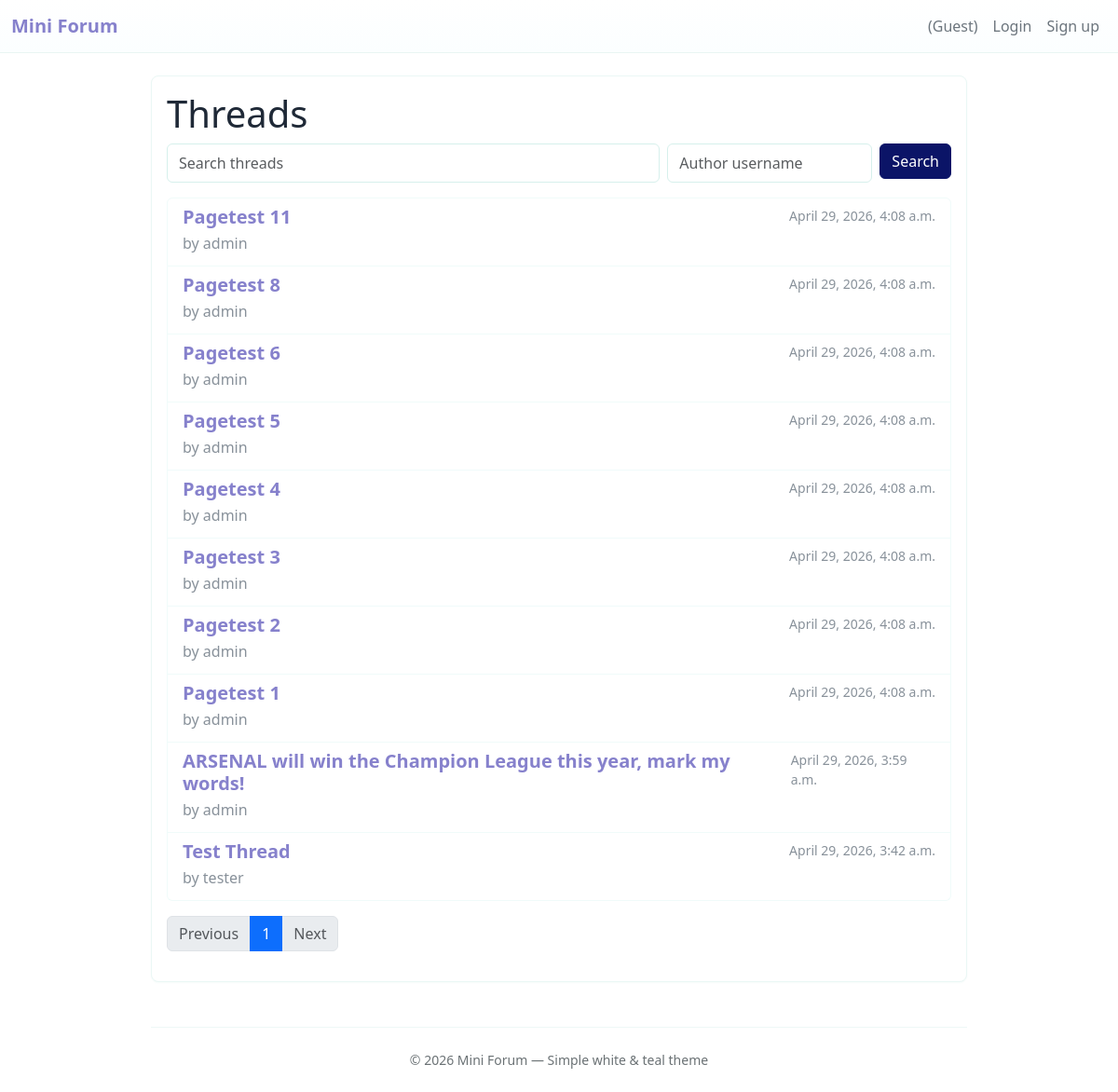
The app's page /, older data.
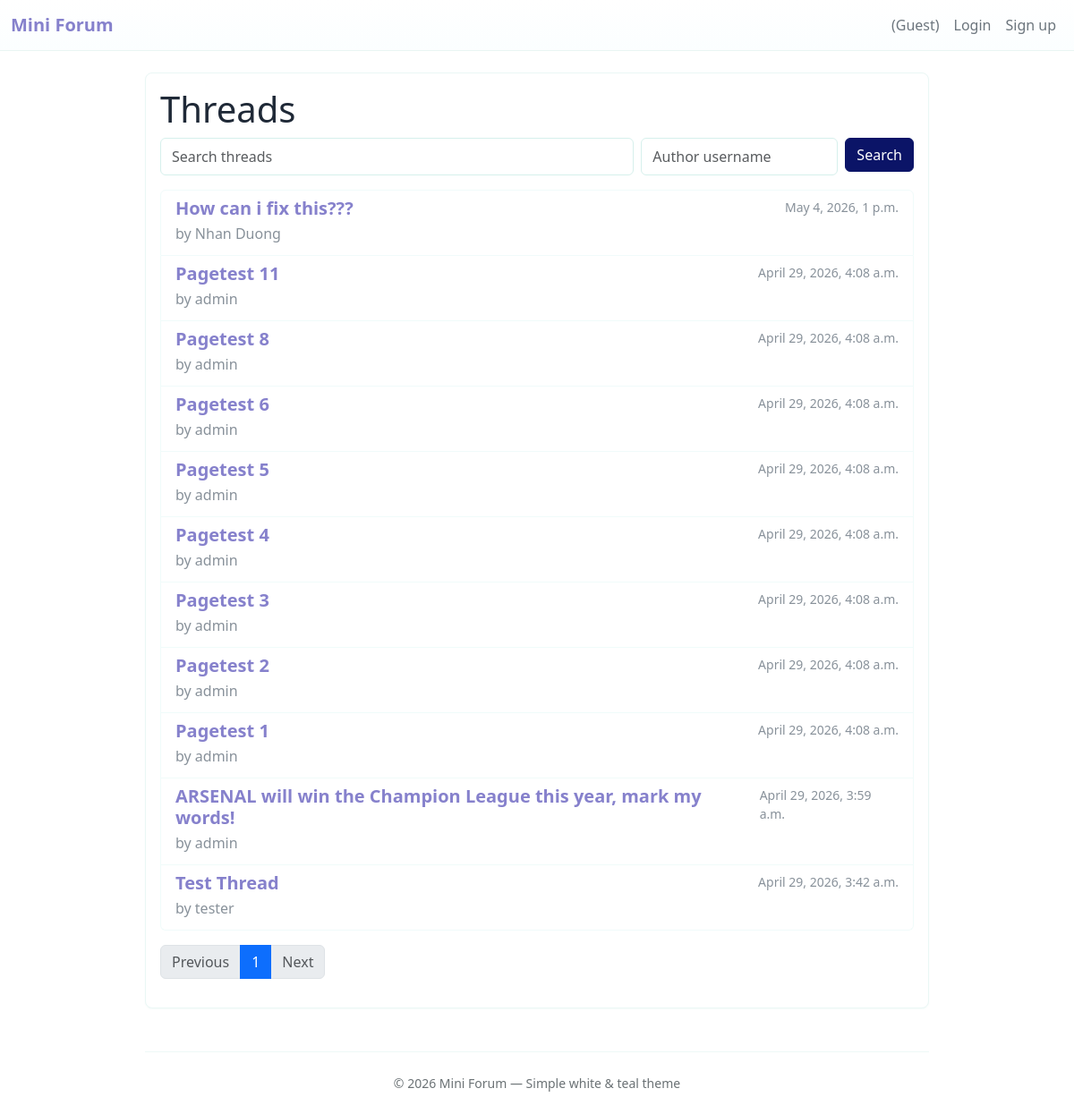
The same page, newer data.
### forum/models.py (models this page shows, shortened)
class Thread(models.Model):
    STATUS_PUBLISHED = "published"
    STATUS_HIDDEN = "hidden"
    STATUS_DELETED = "deleted"
    STATUS_CHOICES = [
        (STATUS_PUBLISHED, "Published"),
        (STATUS_HIDDEN, "Hidden"),
        (STATUS_DELETED, "Deleted"),
    ]
    title = models.CharField(max_length=255)
    content = models.TextField()
    author = models.ForeignKey(
        settings.AUTH_USER_MODEL, on_delete=models.CASCADE, related_name="threads"
    )
    status = models.CharField(
        max_length=16, choices=STATUS_CHOICES, default=STATUS_PUBLISHED
    )
    created_at = models.DateTimeField(default=timezone.now)
    updated_at = models.DateTimeField(auto_now=True)
    image = models.ImageField(upload_to="threads/", null=True, blank=True)

class User(AbstractUser):
    ROLE_GUEST = "guest"
    ROLE_MEMBER = "member"
    ROLE_MODERATOR = "moderator"
    ROLE_ADMIN = "admin"
    ROLE_CHOICES = [
        (ROLE_GUEST, "Guest"),
        (ROLE_MEMBER, "Member"),
        (ROLE_MODERATOR, "Moderator"),
        (ROLE_ADMIN, "Admin"),
    ]
    role = models.CharField(max_length=16, choices=ROLE_CHOICES, default=ROLE_MEMBER)
    avatar = models.ImageField(upload_to="avatars/", null=True, blank=True)
    bio = models.TextField(max_length=500, blank=True, default="")
    class Meta:
        db_table = "auth_user"
        verbose_name = "User"
        verbose_name_plural = "Users"
    def get_display_name(self):
        if self.first_name and self.last_name:
            return f"{self.first_name} {self.last_name}"
        elif self.first_name:
            return self.first_name
        return self.username
    def __str__(self):
        return self.get_display_name()

### forum/views.py (the view)
# urls.py: path("", views.index, name="index"),
def index(request):
    thread_list = Thread.objects.filter(status=Thread.STATUS_PUBLISHED).order_by(
        "-created_at"
    )
    q = request.GET.get("q", "").strip()
    author = request.GET.get("author", "").strip()
    if q:
        thread_list = thread_list.filter(
            Q(title__icontains=q) | Q(content__icontains=q)
        )
    if author:
        thread_list = thread_list.filter(author__username__iexact=author)
    paginate = request.GET.get("paginate", "1")
    if paginate != "0":
        paginator = Paginator(thread_list, 20)
        page = request.GET.get("page")
        try:
            threads = paginator.page(page)
        except PageNotAnInteger:
            threads = paginator.page(1)
        except EmptyPage:
            threads = paginator.page(paginator.num_pages)
        is_paginated = True
    else:
        threads = thread_list
        is_paginated = False
    return render(
        request,
        "forum/index.html",
        {
            "threads": threads,
            "query": q,
            "author_q": author,
            "is_paginated": is_paginated,
        },
    )

### forum/templates/forum/index.html (shortened to what this page needs)
{% extends 'base.html' %}
{% block content %}
  <h1>Threads</h1>
  <form method="get" action="" class="mb-3">
    <div class="d-flex flex-column flex-md-row gap-2">
      <input type="search" name="q" class="form-control flex-grow-1" placeholder="Search threads" value="{{ query }}">
      <input type="text" name="author" class="form-control" style="max-width:220px;" placeholder="Author username" value="{{ author_q }}">
      <div>
        <button type="submit" class="btn btn-primary">Search</button>
      </div>
    </div>
  </form>
  <div class="list-group">
    {% for t in threads.object_list|default:threads %}
      <a class="list-group-item list-group-item-action" href="{% url 'forum:detail' t.id %}">
        <div class="d-flex w-100 justify-content-between">
          <h5 class="mb-1 thread-title">{{ t.title }}</h5>
          <small class="small-muted">{{ t.created_at }}</small>
        </div>
        <p class="mb-1 small-muted">by {{ t.author }}</p>
      </a>
    {% empty %}
      <div class="list-group-item">No threads yet</div>
    {% endfor %}
  </div>
  {% if is_paginated %}
    <nav aria-label="Page navigation" class="mt-3">
      <ul class="pagination">
        {% if threads.has_previous %}
          <li class="page-item"><a class="page-link" href="?page={{ threads.previous_page_number }}{% if query %}&q={{ query|urlencode }}{% endif %}{% if author_q %}&author={{ author_q|urlencode }}{% endif %}">Previous</a></li>
        {% else %}
          <li class="page-item disabled"><span class="page-link">Previous</span></li>
        {% endif %}
        {% for num in threads.paginator.page_range %}
          {% if num == threads.number %}
            <li class="page-item active"><span class="page-link">{{ num }}</span></li>
          {% else %}
            <li class="page-item"><a class="page-link" href="?page={{ num }}{% if query %}&q={{ query|urlencode }}{% endif %}{% if author_q %}&author={{ author_q|urlencode }}{% endif %}">{{ num }}</a></li>
          {% endif %}
        {% endfor %}
        {% if threads.has_next %}
          <li class="page-item"><a class="page-link" href="?page={{ threads.next_page_number }}{% if query %}&q={{ query|urlencode }}{% endif %}{% if author_q %}&author={{ author_q|urlencode }}{% endif %}">Next</a></li>
        {% else %}
          <li class="page-item disabled"><span class="page-link">Next</span></li>
        {% endif %}
      </ul>
    </nav>
  {% endif %}
{% endblock %}

Row changes from the older to the newer data that the page shows:
added Thread: title "How can i fix this???", created_at "May 4, 2026, 1 p.m.", author "Nhan Duong"
